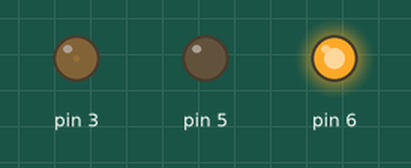
Simulated run of this sketch. Board: Arduino Uno, built with avr-gcc and run on an emulated ATmega328P. Parts: output pins drawn as LEDs (lit = HIGH).

Above: at 0.05 s.
At 0.9 s:
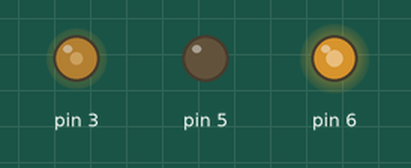
At 1.8 s:
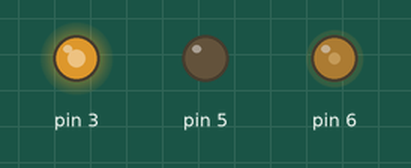
At 3.55 s:
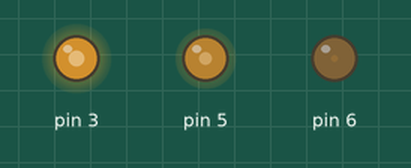
At 5.3 s:
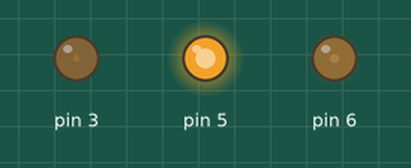
At 7.05 s:
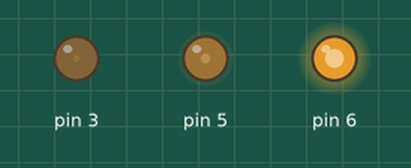
Timing chart, 0 to 9.8 s (numbered marks = the images above):
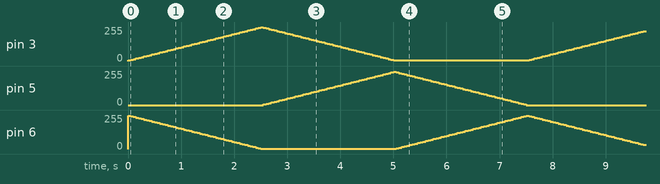

The sketch:

sweep_rgb.ino
```cpp
uint8_t pin[3]; /* pins for red, green, and blue */
uint8_t brightness[3]; /* state of each pin's PWM */
uint8_t i_drain;

#define MAX_BRIGHT 255
#define GRANULE 5

void setup() {
    pin[0] = 3;
    pin[1] = 5;
    pin[2] = 6;

    for ( uint8_t i = 0; i < 3; i++ )
        pinMode(pin[i], OUTPUT);

    brightness[0] = 255;
    brightness[1] = 0;
    brightness[2] = 0;

    i_drain = 1;
}

void push_brightness( void ) {
    /*
    uint8_t last_bit;
    last_bit = brightness[2] >> 7;
    brightness[2] <<= 1;
    brightness[2] |= brightness[1] >> 7;
    brightness[1] <<= 1;
    brightness[1] |= brightness[0] >> 7;
    brightness[0] <<= 1;
    brightness[0] |= last_bit;
    */
    if ( brightness[i_drain] < GRANULE ) {
        i_drain = (i_drain + 1) % 3;
    }
    brightness[i_drain] -= GRANULE;
    brightness[(i_drain+1)%3] += GRANULE;
    return;
}

void loop() {
    push_brightness( );

    for ( uint8_t i = 0; i < 3; i++ )
        analogWrite(pin[i], brightness[i]);

    delay(50);
}
```
